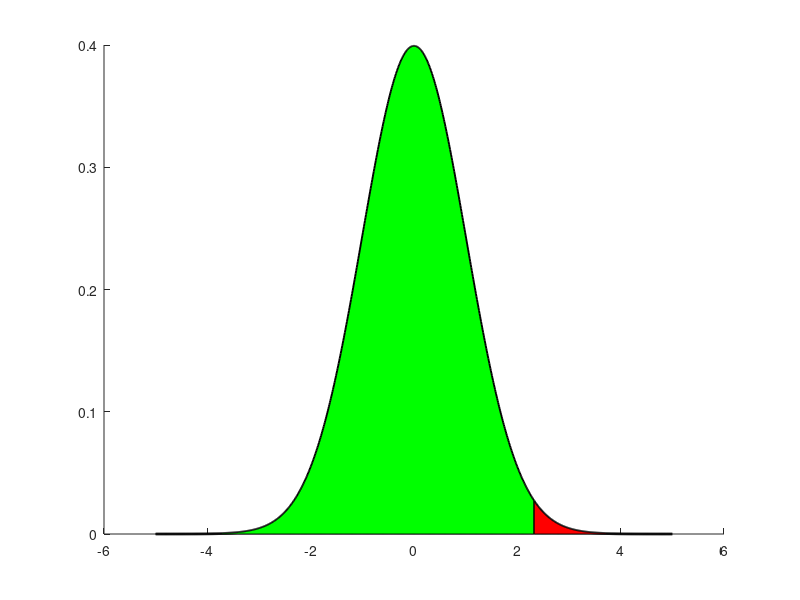

This chart was generated by the following MATLAB code: (Note: this script raises an error after producing the figure.)
% plotfigs.m
significance_level = 0.01;
u_alpha = sqrt(2) * erfinv(1-2*significance_level);
x = -5:0.01:5;
y = normpdf(x);
x1 = u_alpha:0.01:5;
y1 = normpdf(x1);
x2 = -5:0.01:u_alpha;
y2 = normpdf(x2);
figure
ax = subplot(1,1,1);
hold on
plot(ax,x,y,'k-', 'linewidth', 2)
patch([x2 fliplr(x2)], [zeros(size(x2)) fliplr(y2)], 'g')
patch([x1 fliplr(x1)], [zeros(size(x1)) fliplr(y1)], 'r')
xline(u_alpha)
xlabel('$\frac{\sigma}{\sqrt{m}}\left(\mu - \bar{X}\right)$','interpreter','latex')
ylabel('$\mathcal{N}\left(0,1\right)$','interpreter','latex')
grid on
